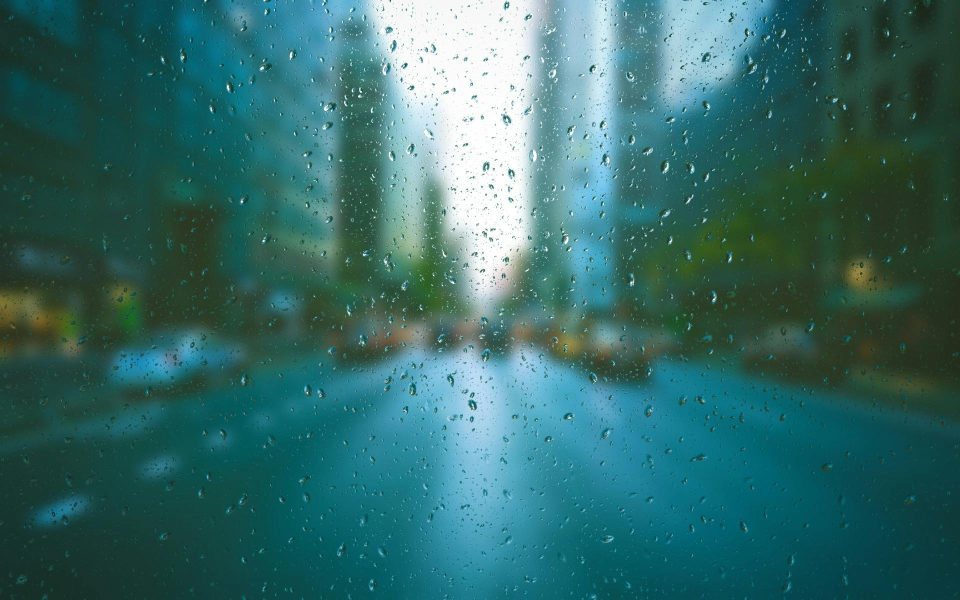
#> input picture pexels-pixabay-531880.jpg, 1920 x 1200 px, given as the content of the folder /kaggle/input/midf12345, which was not available (shown at 1/2 size)
$ jupyter execute --allow-errors 'medical-image (1).ipynb'
#> lines starting #> are read from the running program, lines starting #| are printed output that depends on the picture; pictures that were not available may be replaced by others from this repository, and a replacement may not be noted
[cell 1]
import zipfile

[cell 2]
import os

dataset_dir = '/kaggle/input/midf12345'
print(os.listdir('/kaggle/input/midf12345'))

[cell 3]
zip_path = '/kaggle/input/midf12345/Dataset 1/train.zip'

[cell 4]
#CORRUPTED IMAGES
import os
from PIL import Image

# Specify the folder path
folder_path = "/kaggle/input/midf12345"

# Function to check if an image is valid or corrupted
def is_image_valid(file_path):
#> called with file_path = '_only/pexels-pixabay-531880.jpg'
    try:
        with Image.open(file_path) as img:
#> img is the input picture: PIL image 1920x1200 RGB; mean R, G, B 53.6, 107.1, 105.1
            img.verify()  # Verify the image integrity
        return True
    except Exception as e:
        print(f"Corrupted file: {file_path} ({e})")  # Log the error
        return False

# Lists to store valid and corrupted images
valid_images = []
corrupted_images = []

# Walk through the folder and subfolders
for dirpath, dirnames, filenames in os.walk(folder_path):
    for file_name in filenames:
        file_path = os.path.join(dirpath, file_name)  # Full path of the file
        f"Checking file: {file_path}" # Debugging: Show the current file being checked

        # Check if it's an image file (supporting common formats)
        if file_name.lower().endswith(('.jpeg', '.jpg', '.png', '.bmp')):
            if os.path.getsize(file_path) == 0:  # Skip empty files
                print(f"Empty file: {file_path}")
                corrupted_images.append(file_path)
                continue
            if is_image_valid(file_path):  # Pass the full file path
                valid_images.append(file_path)
            else:
               corrupted_images.append(file_path)  # Add to corrupted images list
        else:
            print(f"Not an image: {file_name}")  # Debugging: Show non-image files

# Print the count and list of valid images
if valid_images:
    print(f"\nNumber of valid images: {len(valid_images)}")

else:
    print("No valid images found.")

# Print the count and list of corrupted images
if corrupted_images:
    print(f"\nNumber of corrupted images: {len(corrupted_images)}")

else:
 print("No corrupted images found.")

[cell 5]
#Resizing images
import os
from PIL import Image

# Specify the folder path
folder_path = "import os"
from PIL import Image

# Specify the folder path
folder_path = "//kaggle/input/midf12345/Dataset 1"


# Track success of resizing
all_resized = True  # Start by assuming all images are resized successfully

# Walk through the folder and subfolders
for dirpath, dirnames, filenames in os.walk(folder_path):
    for file_name in filenames:
        file_path = os.path.join(dirpath, file_name)  # Full path of the file

        # Check if the file is an image (JPEG or JPG)
        if file_name.lower().endswith('.jpeg') or file_name.lower().endswith('.jpg'):
            try:
                # Open the image using PIL
                img = Image.open(file_path)

                # Resize the image (in memory only)
                resized_img = img.resize((224, 224))
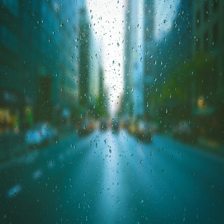
#> resized_img: PIL image 224x224 RGB; mean R, G, B 53.6, 107.1, 105.1

            except Exception as e:
                # If an error occurs, mark as failed
                print(f"Error resizing {file_name}: {e}")
                all_resized = False  # Mark as False if any image fails to resize

# Check if all images were resized successfully
if all_resized:
    print("Yes, all images were resized successfully.")
else:
    print("Some images could not be resized.")

[cell 6]
#Normalising Pixel Value
import os
import cv2
import matplotlib.pyplot as plt
import numpy as np
from PIL import Image

# Specify the folder path
folder_path = "/kaggle/input/midf12345/Dataset 1"

# Define or load your list of file names
uploaded_files = "./"  # Replace with actual file paths

for dirpath, dirnames, filenames in os.walk(folder_path):
    for file_name in filenames:
      file_path = os.path.join(dirpath, file_name)
    if file_name.lower().endswith(('.jpeg', '.jpg')):
        # Load and resize the image
        img = Image.open(file_path)
        img = img.convert("RGB")  # Ensure the image is in RGB format
        resized_img = img.resize((224, 224))

        # Convert to numpy arrays
        original_image = np.array(img)
        resized_image = np.array(resized_img)

        # Normalize the resized image
        normalized_image = resized_image / 255.0  # Scale pixel values to the range [0, 1]

# Check if all images were normalized successfully
if all_resized:
    print("Yes, all images were normalized successfully.")
else:
    print("Some images could not be normalized.")

[cell 7]
#Sharpening
import os
import cv2
import numpy as np
from PIL import Image

# Specify the folder path
folder_path = "import os"
from PIL import Image

# Specify the folder path
folder_path = "/kaggle/input/midf12345/Dataset 1"


# Track success of sharpening
all_processed = True  # Start by assuming all images are processed successfully

# Sharpening kernel (using a standard kernel for sharpening)
sharpening_kernel = np.array([
    [0, -1, 0],
    [-1, 5, -1],
    [0, -1, 0]
])

# Function to apply sharpening using the kernel
def sharpen_image(image):
    return cv2.filter2D(image, -1, sharpening_kernel)
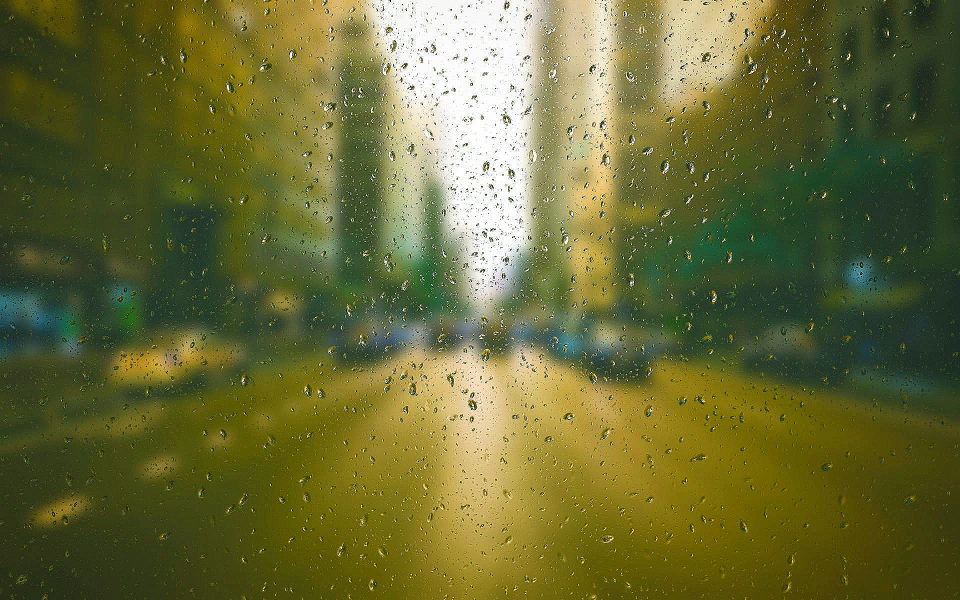
#> returned value: shape (1200, 1920, 3) (shown at 1/2 size); mean of channels 0, 1, 2 53.9, 106.3, 104.3; drawn as B, G, R

# Walk through the folder and subfolders
for dirpath, dirnames, filenames in os.walk(folder_path):
    for file_name in filenames:
        file_path = os.path.join(dirpath, file_name)  # Full path of the file

        # Check if the file is an image (JPEG or JPG)
        if file_name.lower().endswith('.jpeg') or file_name.lower().endswith('.jpg'):
            try:
# Open the image using PIL
                img = Image.open(file_path)

                # Convert PIL Image to NumPy array for OpenCV
                image_rgb = np.array(img)

                # Apply sharpening to the image
                sharpened_image = sharpen_image(image_rgb)


            except Exception as e:
                # If an error occurs, mark as failed and print the error
                print(f"Error processing {file_name}: {e}")
                all_processed = False  # Mark as False if any image fails to process

# Check if all images were processed successfully
if all_processed:
    print("Yes, all images were sharpened and saved successfully.")
else:
    print("Some images could not be processed.")

[cell 8]
#Feature extraction
import os
import cv2
import numpy as np
from PIL import Image
from glob import glob
from skimage.feature import local_binary_pattern, hog

# Define function to extract features from a set of images
def extract_combined_features(images, radius=3, pixels_per_cell=(8, 8), cells_per_block=(2, 2)):
    """
    Extract combined HOG and LBP features from a list of grayscale images.
    """
    n_points = 8 * radius
    combined_features = []

    for image in images:
        # LBP Features
        lbp = local_binary_pattern(image, n_points, radius, method="uniform")
        lbp_hist, _ = np.histogram(
            lbp.ravel(), bins=np.arange(0, n_points + 3), range=(0, n_points + 2)
        )
        lbp_hist = lbp_hist.astype("float")
        lbp_hist /= (lbp_hist.sum() + 1e-6)

        # HOG Features
        hog_features = hog(
            image,
            pixels_per_cell=pixels_per_cell,
            cells_per_block=cells_per_block,
            feature_vector=True
        )

        # Combine HOG and LBP features
        combined_features.append(np.hstack([hog_features, lbp_hist]))

    return np.array(combined_features)


# Function to load images from a folder and convert to grayscale
def load_images_from_folder(folder_path):
#> called with folder_path = '/kaggle/input/midf12345/Dataset 1/train'
    images = []
    image_paths = glob(os.path.join(folder_path, '', '*.[jp][pn]*g'), recursive=True)  # Search for .jpg, .jpeg, .png images
    print(f"Files found: {len(image_paths)}")

    for filename in image_paths:
        if os.path.exists(filename) and os.path.getsize(filename) > 0:
            try:
                # Read image as grayscale
                img = cv2.imread(filename, cv2.IMREAD_GRAYSCALE)
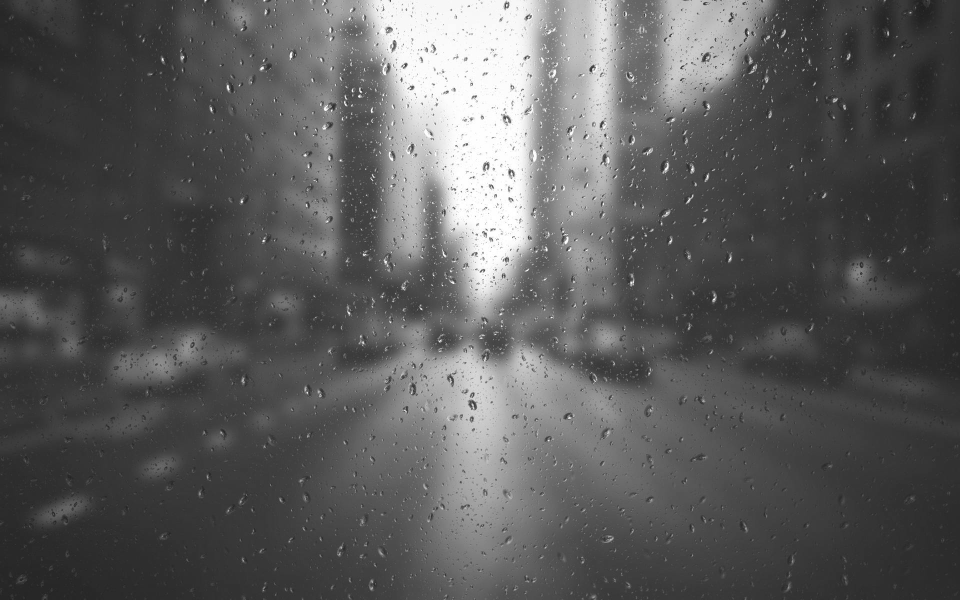
#> img: shape (1200, 1920) (shown at 1/2 size); min 8, max 255, mean 90.8
                if img is None:
                    img = np.array(Image.open(filename).convert('L'))  # Convert to grayscale using PIL if OpenCV fails

                # Append valid images
                if img is not None:
                    images.append(img)
                else:
                    print(f"Error loading image (invalid): {filename}")
            except Exception as e:
                print(f"Error loading image {filename}: {e}")
        else:
            print(f"Empty or non-existent file: {filename}")

    return images


# Define paths to the training and testing dataset
train_folder_path = "/kaggle/input/midf12345/Dataset 1/train"  # Update to your train dataset folder path
test_folder_path = "/kaggle/input/midf12345/Dataset 1/test"    # Update to your test dataset folder path

# Load images from both training and testing folders
print("Loading training images...")
train_images = load_images_from_folder(train_folder_path)
#> train_images = 1 item

print("\nLoading testing images...")
test_images = load_images_from_folder(test_folder_path)
#> test_images = 1 item

# Perform feature extraction for training and testing images
if train_images:
    print("\nExtracting features for training set...")
    train_features = extract_combined_features(train_images)
#> the loop in extract_combined_features, `for image in images:` made 1 pass
#> pass 1, in extract_combined_features, `lbp = local_binary_pattern(image, n_points, radius, method="uniform")`:
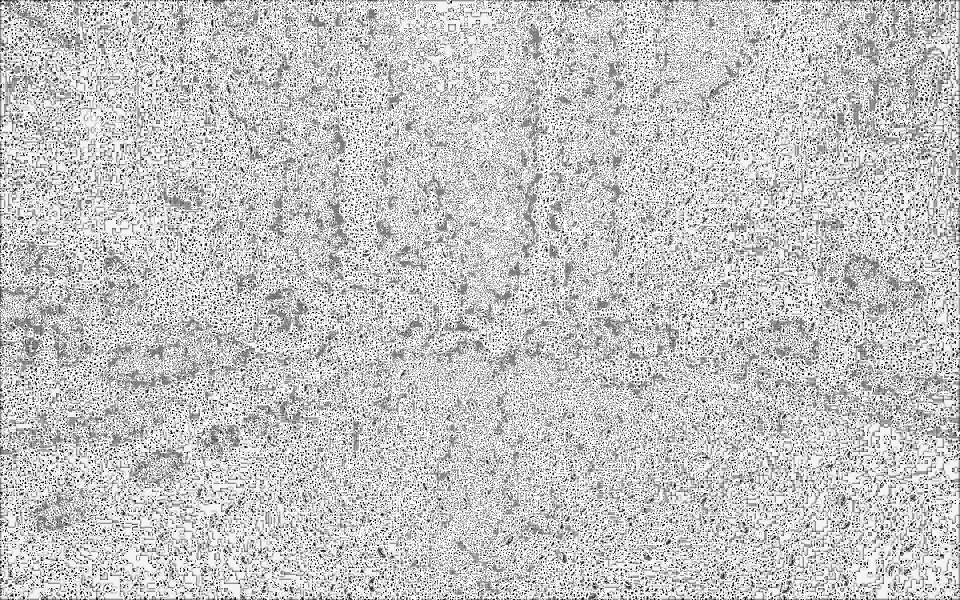
#> lbp: shape (1200, 1920) float64 (shown at 1/2 size); min 0, max 25, mean 19.2; drawn with min black and max white
    print("Feature extraction completed for training set.")
    print(f"Extracted feature vector shape (train): {train_features.shape}")
#| Extracted feature vector shape (train): (1, 1282022)
    np.save("/kaggle/working/train_features.npy", train_features)  # Save train features
    print("Training features saved.")

if test_images:
    print("\nExtracting features for testing set...")
    test_features = extract_combined_features(test_images)
#> the loop in extract_combined_features (call 2), `for image in images:` made 1 pass
    print("Feature extraction completed for testing set.")
    print(f"Extracted feature vector shape (test): {test_features.shape}")
#| Extracted feature vector shape (test): (1, 1282022)
    np.save("/kaggle/working/test_features.npy", test_features)  # Save test features
    print("Testing features saved.")

[cell 9]
#Labelling
import os
import numpy as np
import pandas as pd
from glob import glob

# Specify the folder path for Kaggle dataset
folder_path = "/kaggle/input/midf12345/Dataset 1"  # Update this to your dataset folder name

# List to store image paths and labels
train_image_paths = []
train_labels = []
test_image_paths = []
test_labels = []

# Assuming the 'train' and 'test' subfolders exist in your dataset
train_folder = os.path.join(folder_path, 'train')
test_folder = os.path.join(folder_path, 'test')

# Debugging: Check the folders
print(f"Train folder: {train_folder}")
print(f"Test folder: {test_folder}")

# Ensure the subfolders exist
if not os.path.exists(train_folder) or not os.path.exists(test_folder):
    print("Error: 'train' or 'test' folder not found.")
else:
    # Get image paths and labels for each folder
    train_images = glob(os.path.join(train_folder, '*.[jp][pn]*g'))  # Match .jpg, .jpeg, .png files
    test_images = glob(os.path.join(test_folder, '*.[jp][pn]*g'))    # Match .jpg, .jpeg, .png files

    # Label train images as 'authentic'
    for img in train_images:
        train_image_paths.append(img)
        train_labels.append('authentic')  # Assign label for train images

    # Label test images as 'fraud'
    for img in test_images:
        test_image_paths.append(img)
        test_labels.append('fraud')  # Assign label for test images

    # Create DataFrames for train and test datasets
    train_df = pd.DataFrame({
        'image_path': train_image_paths,
        'label': train_labels
    })

    test_df = pd.DataFrame({
        'image_path': test_image_paths,
        'label': test_labels
    })

    # Save the train and test data to separate CSV files in Kaggle output folder
    train_df.to_csv("/kaggle/working/train_data.csv", index=False)
    test_df.to_csv("/kaggle/working/test_data.csv", index=False)

    # Save labels as separate .npy files for model training
    np.save("/kaggle/working/train_labels.npy", train_labels)
    np.save("/kaggle/working/test_labels.npy", test_labels)

    print("Labels saved as train_labels.npy and test_labels.npy")
    print("Train and test CSV files saved in /kaggle/working/")

[cell 10]
#Splitting
import numpy as np
from sklearn.model_selection import train_test_split
import os

# Combine all images and labels into one dataset
all_images = np.concatenate((train_features, test_features), axis=0)
all_labels = np.concatenate((train_labels, test_labels), axis=0)
#> all_labels = empty array

# Split into training and testing sets
#> (the rest of this cell did not finish here and is left out)
